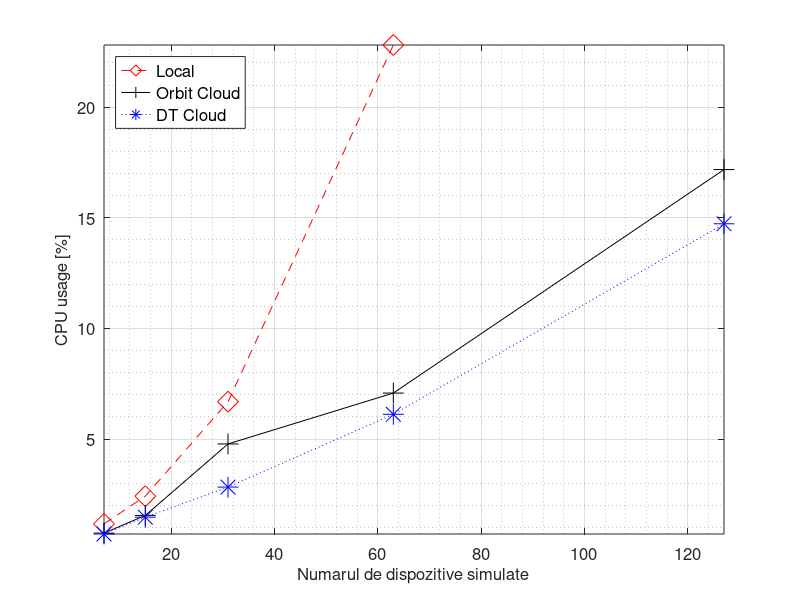
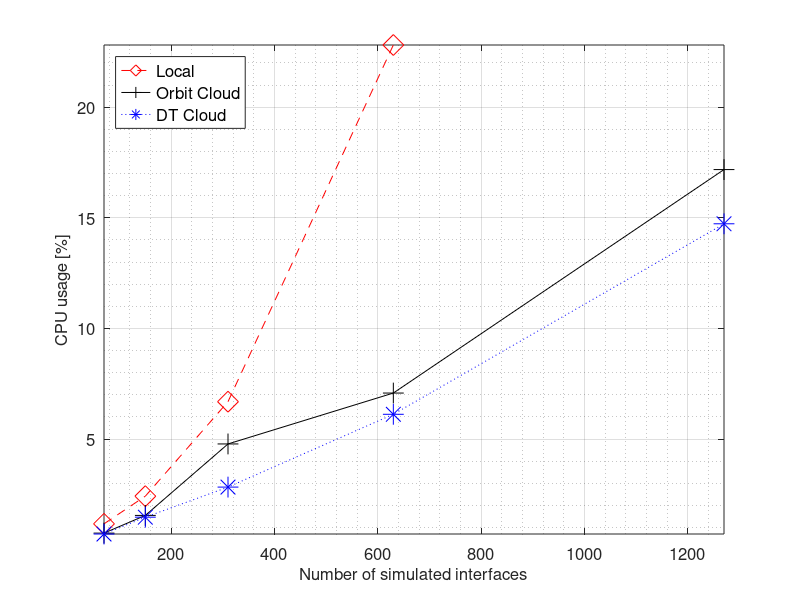
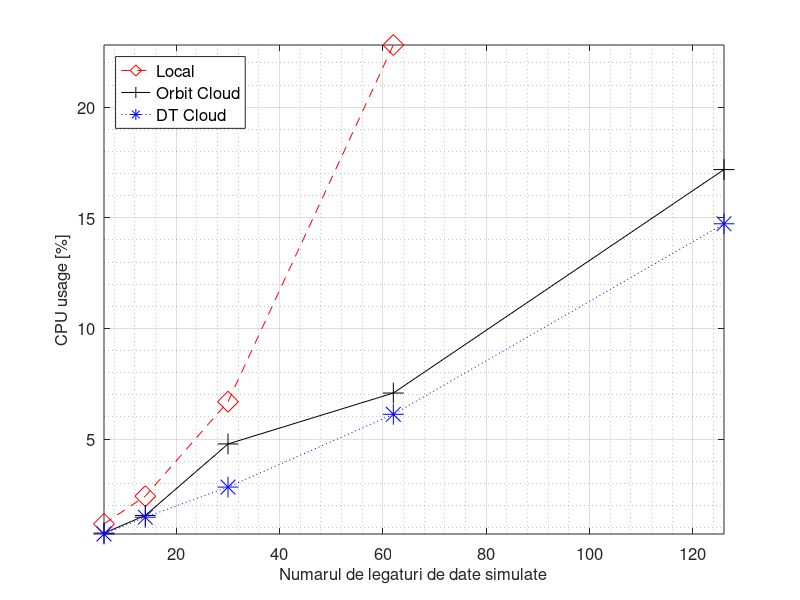

The MATLAB source for these figures, in order:
nes = [7,15,31,63,127]
intfs = [70,150,310,630,1270]
links = [6,14,30,62,126]

local_percent = [0.0117,0.0242,0.0669,0.2281,NaN]
orbit_percent = [0.0075,0.0155,0.0478,0.0708,0.1718]
dt_percent = [0.0071,0.0147,0.0283,0.0612,0.1473]

local = local_percent * 100
orbit = orbit_percent * 100
dt = dt_percent * 100
figure(1)
plot(nes,local, '--dr', 'markersize', 15, nes, orbit, '-+k', 'markersize', 15, nes, dt, ':*b', 'markersize', 15)
set(gca, "fontsize", 12)

xlabel('Numarul de dispozitive simulate', "fontsize", 12)
grid on
grid minor on
ylabel('CPU usage [%]', "fontsize", 12)
leg = legend('Local','Orbit Cloud','DT Cloud', "location", 'northwest')
set(leg, "fontsize", 12)
axis('tight')

#la = num2str(local(:));
#lb = cellstr(la);
#lc = strtrim(lb);

#oa = num2str(orbit(:));
#ob = cellstr(oa);
#oc = strtrim(ob);

#da = num2str(dt(:));
#db = cellstr(da);
#dc = strtrim(db);

#text(nes, local, lc)
#text(nes, orbit, oc)
#text(nes, dt, dc)

figure(2)
plot(intfs,local, '--dr', 'markersize', 15, intfs, orbit, '-+k', 'markersize', 15, intfs, dt, ':*b', 'markersize', 15)
set(gca, "fontsize", 12)

xlabel('Number of simulated interfaces', "fontsize", 12)
grid on
grid minor on
ylabel('CPU usage [%]', "fontsize", 12)
leg = legend('Local','Orbit Cloud','DT Cloud', "location", 'northwest')
set(leg, "fontsize", 12)
axis('tight')

#la = num2str(local(:));
#lb = cellstr(la);
#lc = strtrim(lb);

#oa = num2str(orbit(:));
#ob = cellstr(oa);
#oc = strtrim(ob);

#da = num2str(dt(:));
#db = cellstr(da);
#dc = strtrim(db);

#text(intfs, local, lc)
#text(intfs, orbit, oc)
#text(intfs, dt, dc)

figure(3)
plot(links,local, '--dr', 'markersize', 15, links, orbit, '-+k', 'markersize', 15, links, dt, ':*b', 'markersize', 15)
set(gca, "fontsize", 12)

xlabel('Numarul de legaturi de date simulate', "fontsize", 12)
grid on
grid minor on
ylabel('CPU usage [%]', "fontsize", 12)
leg = legend('Local','Orbit Cloud','DT Cloud', "location", 'northwest')
set(leg, "fontsize", 12)
axis('tight')

#la = num2str(local(:));
#lb = cellstr(la);
#lc = strtrim(lb);

#oa = num2str(orbit(:));
#ob = cellstr(oa);
#oc = strtrim(ob);

#da = num2str(dt(:));
#db = cellstr(da);
#dc = strtrim(db);

#text(links, local, lc)
#text(links, orbit, oc)
#text(links, dt, dc)
